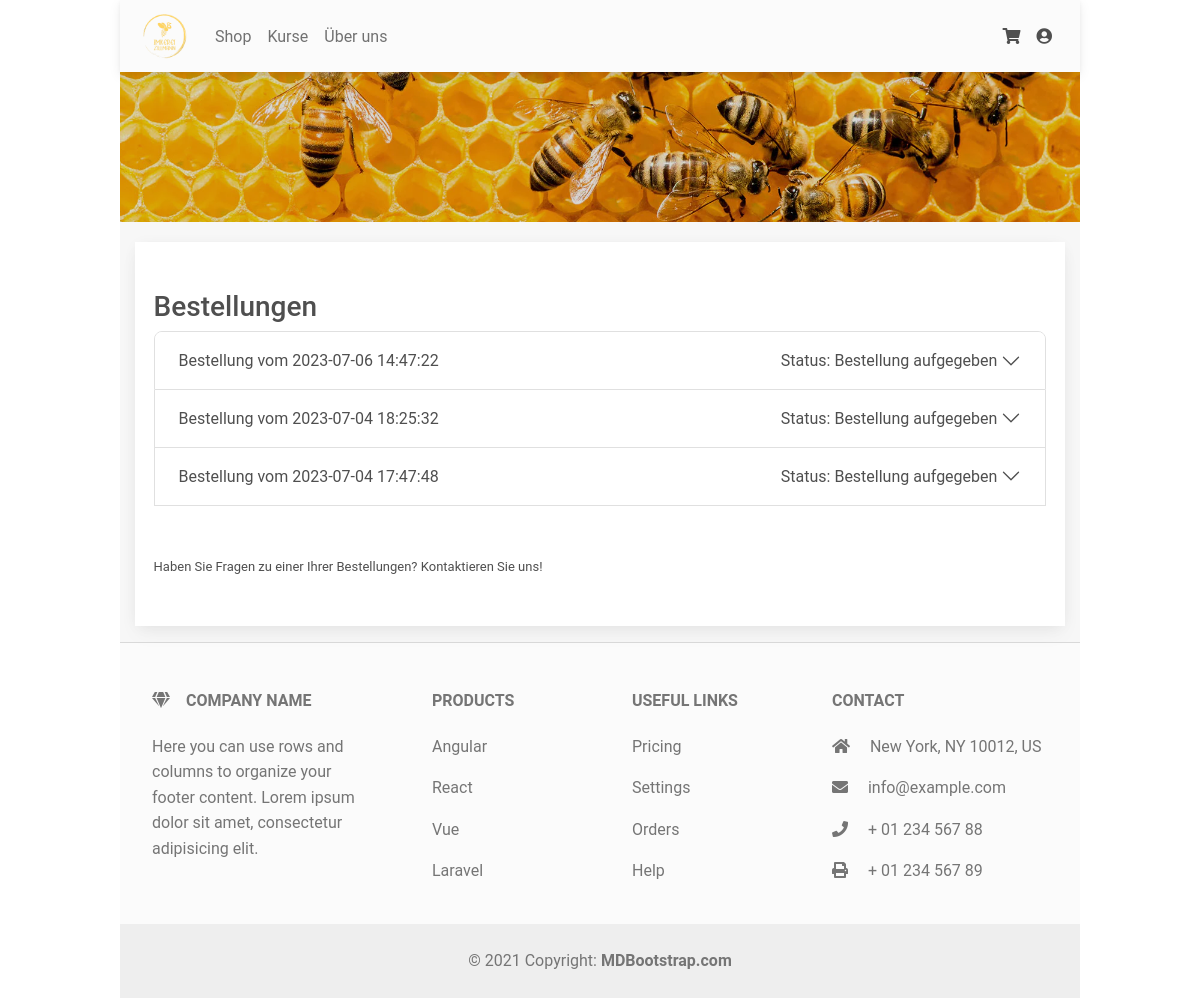
/orders (signed in), run on an earlier commit of the app's database.
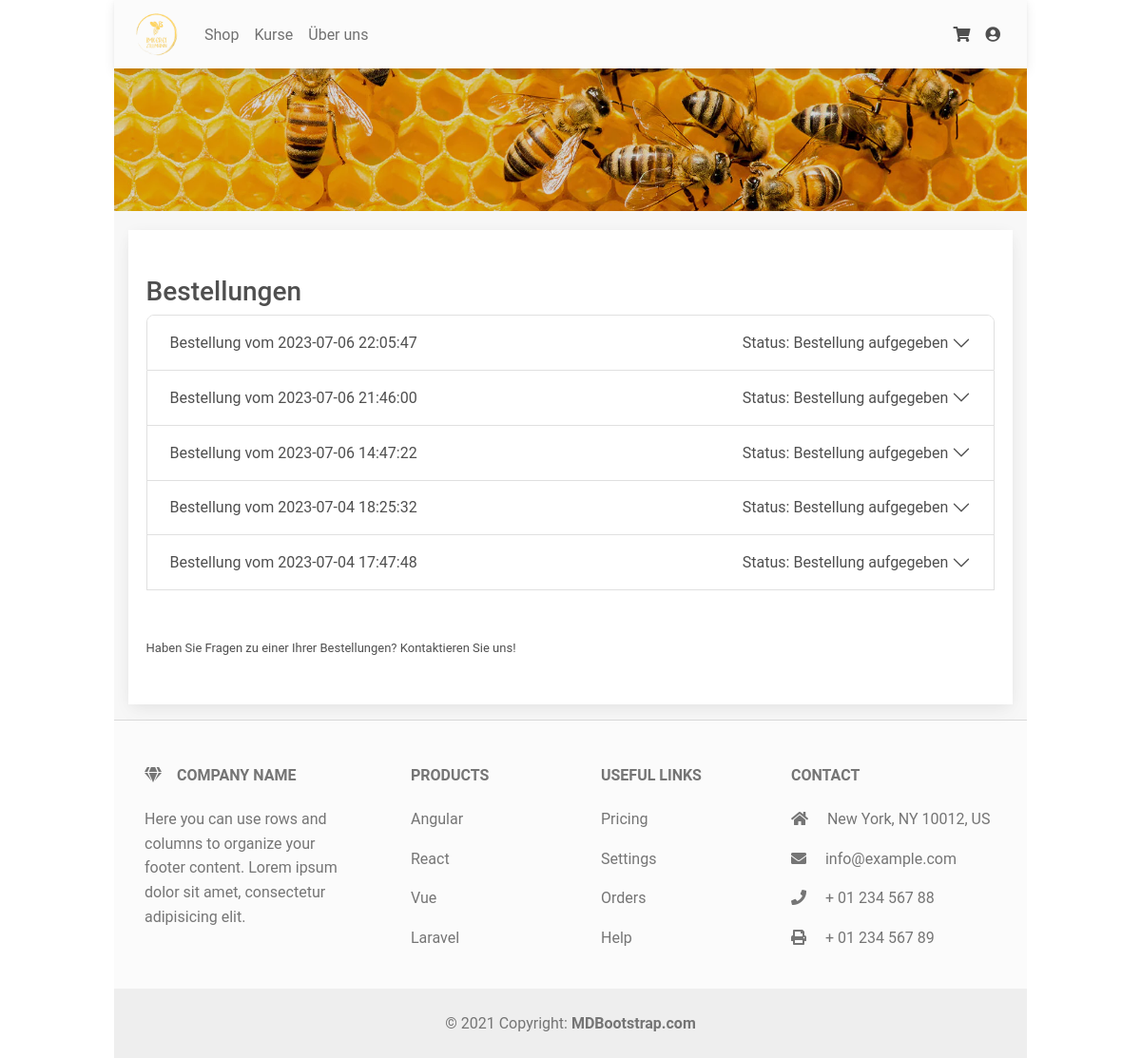
And on a later commit of the database.
### tables this page shows
CREATE TABLE customer_order (
          order_id INTEGER PRIMARY KEY,
          order_timestamp TIMESTAMP NOT NULL DEFAULT CURRENT_TIMESTAMP,
          shipping_timestamp TIMESTAMP,
          delivery_cost REAL,
          customer_id INTEGER,
          recipient_id INTEGER,             -- this contains recipient and address
          -- billing_address_id INTEGER,    -- will always be the customers address (may change in the future)
          order_state_id INTEGER,
          payment_method_id INTEGER,
          FOREIGN KEY(customer_id) REFERENCES customer(customer_id),
          FOREIGN KEY(recipient_id) REFERENCES recipient(recipient_id),
          -- FOREIGN KEY(billing_address_id) REFERENCES address(address_id),
          FOREIGN KEY(order_state_id) REFERENCES order_state(order_state_id),
          FOREIGN KEY(payment_method_id) REFERENCES payment_method(payment_method_id)
        );

CREATE TABLE order_state (
          order_state_id INTEGER PRIMARY KEY,
          description VARCHAR(255)
        );

### app.py (the view)
@app.route('/orders')
@login_required
def orders():
    current_user_id = current_user.id
    orders_of_user = get_customer_orders_by_customer_id(current_user_id)
    for order in orders_of_user:
        order_id = order["order_id"]
        products_of_order = get_customer_order_product_with_product_by_customer_order_id(order_id)
        order["products"] = products_of_order
        if order["recipient_id"] == order["customer_id"]:  # recipient is same as customer
            order["delivery_data"] = get_customer_with_address_by_id(order["customer_id"])[0]
        else:
            order["delivery_data"] = get_recipient_with_address_by_id(order["recipient_id"])[0]
    print(orders_of_user)
    return render_template("orders.html", orders=orders_of_user)

### app.py (called while the page is built)
@login_manager.user_loader
def load_user(customer_id):
    return get_customer_by_id(customer_id)  # get this data from database

@app.template_filter()
def currency_format(value):
    value = float(value)
    value = round(value, 2)
    return "{:,.2f} €".format(value).replace(".", ",")

### database/_customer.py (called while the page is built)
def get_customer_by_id(customer_id):
    cur.execute(f"""
        SELECT *
        FROM customer
        WHERE customer_id="{customer_id}";
    """)
    customers = []
    for row in cur:
        customers.append(dict(zip([c[0] for c in cur.description], row)))
    if len(customers) == 0:
        return None
    c = customers[0]
    return User(c["customer_id"], c["firstname"], c["lastname"], c["email_address"],
                c["password"], c["phone_number"], c["default_address_id"])

def get_customer_with_address_by_id(customer_id):
    cur.execute(f"""
        SELECT *
        FROM customer
        LEFT OUTER JOIN address
        ON customer.default_address_id = address.address_id
        WHERE customer_id="{customer_id}";
    """)
    customers = []
    for row in cur:
        customers.append(dict(zip([c[0] for c in cur.description], row)))
    return customers

### database/_customer_order.py (called while the page is built)
def get_customer_orders_by_customer_id(customer_id):
    cur.execute(f"""
        SELECT *, os.description as order_state_description, pm.description as payment_method_description
        From customer_order
        LEFT JOIN order_state os ON customer_order.order_state_id = os.order_state_id
        LEFT JOIN payment_method pm ON customer_order.payment_method_id = pm.payment_method_id
        WHERE customer_id={customer_id}
        ORDER BY order_timestamp DESC;
    """)
    order_list = []
    for row in cur:
        order_list.append(dict(zip([c[0] for c in cur.description], row)))
    return order_list

### database/_customer_order_product.py (called while the page is built)
def get_customer_order_product_with_product_by_customer_order_id(customer_order_id):
    cur.execute(f"""
        SELECT *
        From customer_order_product
        LEFT JOIN product ON customer_order_product.product_id = product.product_id
        WHERE customer_order_id={customer_order_id};
    """)
    order_product_list = []
    for row in cur:
        order_product_list.append(dict(zip([c[0] for c in cur.description], row)))
    return order_product_list

### templates/orders.html (shortened to what this page needs)
{% extends "layout.html" %}
{% block body %}
<div style="margin: 0px">
    <div class="page-container">
        <div class="row">
            <div class="col-md">
                <div class="card orders-container">
                    <h3>Bestellungen</h3>
                    <div class="accordion" id="accordionExample">
                        {% for order in orders %}
                        <div class="accordion-item">
                            <h2 class="accordion-header" id="heading_{{ order['order_id'] }}">
                                <button class="accordion-button collapsed"
                                    type="button"
                                    data-mdb-toggle="collapse"
                                    data-mdb-target="#collapse_{{ order['order_id'] }}"
                                    aria-expanded="false"
                                    aria-controls="collapse_{{ order['order_id'] }}">
                                    <div class="row" style="width: 100%">
                                        <div class="col-lg-8 col-md-7 col-6">
                                            Bestellung vom {{ order['order_timestamp'] }}
                                        </div>
                                        <div class="col-lg-4 col-md-5 col-6 d-flex justify-content-end">
                                            Status: {{ order['order_state_description'] }}
                                        </div>
                                    </div>
                                </button>
                            </h2>
                                        {% set price_total = namespace(value=0) %}
                        </div>
                        {% endfor %}
                        <br/>
                        <br/>
                        <div style="font-size: 13px">
                            Haben Sie Fragen zu einer Ihrer Bestellungen? Kontaktieren Sie uns!
                        </div>
                    </div>
                </div>
            </div>
        </div>
    </div>
</div>
{% endblock %}

### templates/layout.html (shortened to what this page needs)
<!DOCTYPE html>
<html lang="en">
  <head>
    <link rel="stylesheet" href="https://use.fontawesome.com/releases/v5.4.1/css/all.css">
    <link rel="stylesheet" href="{{ url_for('static', filename='mdb5-free-standard/css/mdb.min.css' )}}">
    <link rel="stylesheet" href="{{ url_for('static', filename='mdb5-free-standard/css/checkbox.css' )}}">
    <link rel="stylesheet" href="{{ url_for('static', filename='mdb5-free-standard/css/multirange.css' )}}">
    <link rel="stylesheet" href="{{ url_for('static', filename='mdb5-free-standard/css/stepper.css' )}}">
    <link rel="stylesheet" href="{{ url_for('static', filename='mdb5-free-standard/css/styles.css' )}}">
    <link rel="stylesheet" href="{{ url_for('static', filename='mdb5-free-standard/css/styles-orders.css' )}}">
    <link rel="stylesheet" href="{{ url_for('static', filename='simple-notify/simple-notify.min.css' )}}">
  </head>
  <body>
    <div class="main-page-padding page-background" style="height: 100%">
      {% include 'nav.html' %}
      {% block body %}{% endblock %}
      {% include 'footer.html' %}
    </div>
  </body>
</html>

### templates/nav.html (shortened to what this page needs)
<nav class="navbar navbar-expand-lg navbar-light sticky-top bg-light" style="background-color: #e8cc2a">
  <div class="container-fluid">
    <div class="collapse navbar-collapse" id="navbarSupportedContent">
      <a class="navbar-brand mt-2 mt-lg-0" href="/">
        <img
          src="{{ url_for('static', filename='img/logo_transparent.png' )}}"
          height="45"
          alt="Imkerei Zillmann Logo"
          style="margin-left: 10px"
          loading="lazy"/>
      </a>
      <ul class="navbar-nav me-auto mb-2 mb-lg-0">
        <li class="nav-item">
          <a class="nav-link" href="/">Shop</a>
        </li>
        <li class="nav-item">
          <a class="nav-link" href="#">Kurse</a>
        </li>
        <li class="nav-item">
          <a class="nav-link" href="/about">Über uns</a>
        </li>
      </ul>
    </div>
    <div class="d-flex align-items-center">
      <a class="text-reset me-3" href="/cart">
        <i class="fas fa-shopping-cart"></i>
      </a>
      <div class="dropdown">
        <a
          class="text-reset me-3 dropdown-toggle hidden-arrow"
          href="#"
          id="navbarDropdownMenuLink"
          role="button"
          data-mdb-toggle="dropdown"
          aria-expanded="false">
          <i class="fas fa-user-circle"></i>
        </a>
      </div>
    </div>
  </div>
</nav>
<div class="p-5 text-center bg-image" style="background-image: url('./static/img/main_title_image.webp'); height: 150px">
    <div class="mask" style="background-color: rgba(0, 0, 0, 0.15);">
        <div class="d-flex justify-content-center align-items-center h-100">
        </div>
    </div>
</div>

### templates/footer.html
<footer class="text-center text-lg-start bg-light text-muted" style="width: 100%">
  <hr/>
  <section class="">
    <div class="container text-center text-md-start mt-5">
      <div class="row mt-3">
        <div class="col-md-3 col-lg-4 col-xl-3 mx-auto mb-4">
          <h6 class="text-uppercase fw-bold mb-4">
            <i class="fas fa-gem me-3"></i>Company name
          </h6>
          <p>
            Here you can use rows and columns to organize your footer content. Lorem ipsum
            dolor sit amet, consectetur adipisicing elit.
          </p>
        </div>
        <div class="col-md-2 col-lg-2 col-xl-2 mx-auto mb-4">
          <h6 class="text-uppercase fw-bold mb-4">
            Products
          </h6>
          <p>
            <a href="#!" class="text-reset">Angular</a>
          </p>
          <p>
            <a href="#!" class="text-reset">React</a>
          </p>
          <p>
            <a href="#!" class="text-reset">Vue</a>
          </p>
          <p>
            <a href="#!" class="text-reset">Laravel</a>
          </p>
        </div>
        <div class="col-md-3 col-lg-2 col-xl-2 mx-auto mb-4">
          <h6 class="text-uppercase fw-bold mb-4">
            Useful links
          </h6>
          <p>
            <a href="#!" class="text-reset">Pricing</a>
          </p>
          <p>
            <a href="#!" class="text-reset">Settings</a>
          </p>
          <p>
            <a href="#!" class="text-reset">Orders</a>
          </p>
          <p>
            <a href="#!" class="text-reset">Help</a>
          </p>
        </div>
        <div class="col-md-4 col-lg-3 col-xl-3 mx-auto mb-md-0 mb-4">
          <h6 class="text-uppercase fw-bold mb-4">Contact</h6>
          <p><i class="fas fa-home me-3"></i> New York, NY 10012, US</p>
          <p>
            <i class="fas fa-envelope me-3"></i>
            info@example.com
          </p>
          <p><i class="fas fa-phone me-3"></i> + 01 234 567 88</p>
          <p><i class="fas fa-print me-3"></i> + 01 234 567 89</p>
        </div>
      </div>
    </div>
  </section>
  <div class="text-center p-4" style="background-color: rgba(0, 0, 0, 0.05);">
    © 2021 Copyright:
    <a class="text-reset fw-bold" href="https://mdbootstrap.com/">MDBootstrap.com</a>
  </div>
</footer>

### static/mdb5-free-standard/css/styles.css (style rules this page uses)
.main-page-padding { margin-left: 0; margin-right: 0 }
.page-container { padding: 0 15px 0 15px }
.page-background { background-color: #f7f7f7 }
.orders-container { margin-top: 20px; border-radius: 0; padding: 3rem 10px 3rem 10px }
@media screen and (min-width: 992px) { .main-page-padding { margin-left: 10%; margin-right: 10% } }
@media screen and (min-width: 992px) { .orders-container { margin-top: 20px; border-radius: 0; padding: 3rem 2% 3rem 2% } }

What changed in the data, as far as the page shows it:
added customer_order: order_timestamp "2023-07-06 22:05:47", order_state_description "Bestellung aufgegeben"
added customer_order: order_timestamp "2023-07-06 21:46:00", order_state_description "Bestellung aufgegeben"
